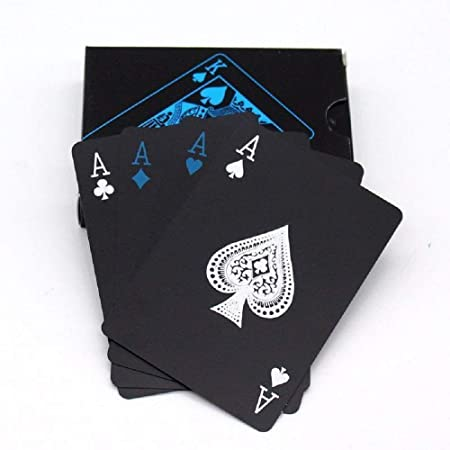
#> input picture Prerequisites/cards.jpg, 450 x 450 px, given in place of the camera
$ python 'Document Scanner.py'
#> lines starting #> are read from the running program, lines starting #| are printed output that depends on the picture; after the words box and inside, x2 and y2 are one past the last pixel; in counts of white or black regions, pixels touching at a corner belong together
# -*- coding: utf-8 -*-
"""
Created on Sun Nov  7 02:31:50 2021

@author: laksh
"""

import cv2
import numpy as np

##########
widthImg = 640
heightImg = 480
##########

vid = cv2.VideoCapture(0)
vid.set(10, 150)

def preProcessing(img):
    imgGray = cv2.cvtColor(img, cv2.COLOR_BGR2GRAY)
    imgBlur = cv2.GaussianBlur(imgGray, (5, 5), 1)
    imgCanny = cv2.Canny(imgBlur, 200, 200)

    kernel = np.ones((5, 5))

    imgDilate = cv2.dilate(imgCanny, kernel, iterations = 2)
    imgThreshold = cv2.erode(imgDilate, kernel, iterations = 1)

    return imgThreshold

def getContours(imgNew):
    biggest = np.array([])
    maxArea = 0
    contours, hierarchy = cv2.findContours(imgNew, cv2.RETR_EXTERNAL, cv2.CHAIN_APPROX_NONE)
    for cnt in contours:
        area = cv2.contourArea(cnt)

        if(area>500):
            #cv2.drawContours(imgContour, cnt, -1, (255, 0, 0), 3)
            peri = cv2.arcLength(cnt, True)
            approx = cv2.approxPolyDP(cnt, 0.02*peri, True)
            if area>maxArea and len(approx) ==4:
                biggest = approx
                maxArea = area

    cv2.drawContours(imgContour, biggest, -1, (255, 0, 0), 20)

    return biggest

def reorder(myPoints):
    if myPoints !=[]:
        myPoints = myPoints.reshape((4, 2))
        myPointsNew = np.zeros((4, 1, 2), np.int32)
        add = myPoints.sum(1)

        myPointsNew[0] = myPoints[np.argmin(add)]
        myPointsNew[3] = myPoints[np.argmax(add)]

        diff = np.diff(myPoints, axis = 1)
        myPointsNew[1] = myPoints[np.argmin(diff)]
        myPointsNew[2] = myPoints[np.argmax(diff)]

        return myPointsNew


def getWarp(img, biggest):
    biggest = reorder(biggest)

    pts1 = np.float32(biggest)
    pts2 = np.float32([[0, 0], [widthImg, 0], [0, heightImg], [widthImg, heightImg]])

    matrix = cv2.getPerspectiveTransform(pts1, pts2)
    imgOutput = cv2.warpPerspective(frame, matrix, (widthImg, heightImg))

    return imgOutput

while True:
    _, frame = vid.read()
#> frame is the input picture: shape (450, 450, 3); mean B, G, R 163.9, 158.9, 158.5
    frame = frame[:, :320]
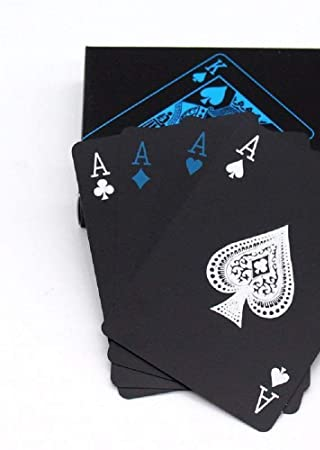
#> frame: shape (450, 320, 3); mean B, G, R 146.1, 140.8, 139.5
    frame = cv2.resize(frame, (widthImg, heightImg))
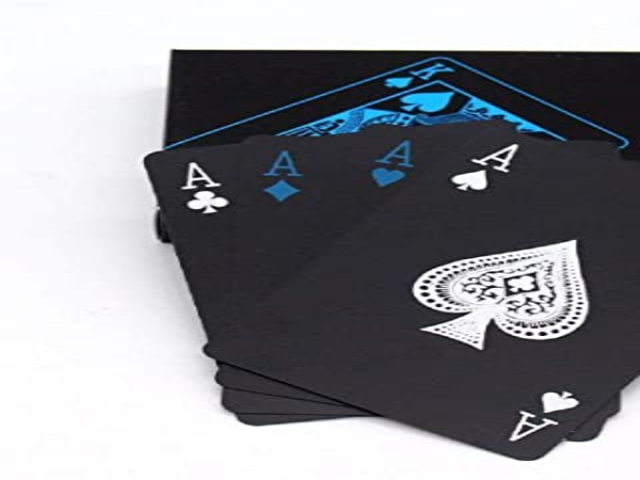
#> frame: shape (480, 640, 3); mean B, G, R 146.1, 140.7, 139.5
    imgContour = frame.copy()

    imgThres = preProcessing(frame)
#> in preProcessing, `imgGray = cv2.cvtColor(img, cv2.COLOR_BGR2GRAY)`:
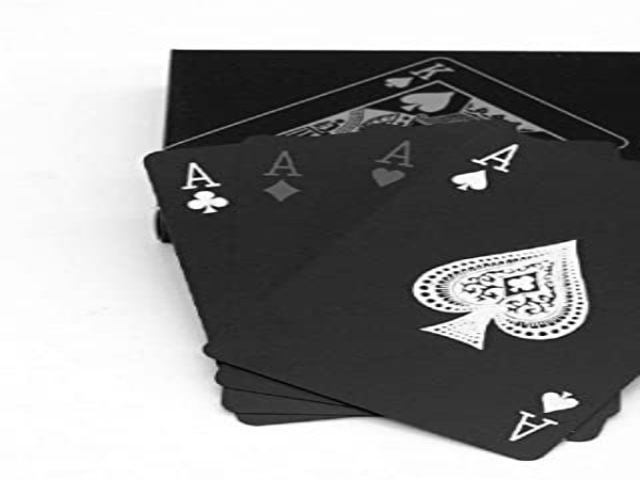
#> imgGray: shape (480, 640); min 0, max 255, mean 141
#> in preProcessing, `imgCanny = cv2.Canny(imgBlur, 200, 200)`:
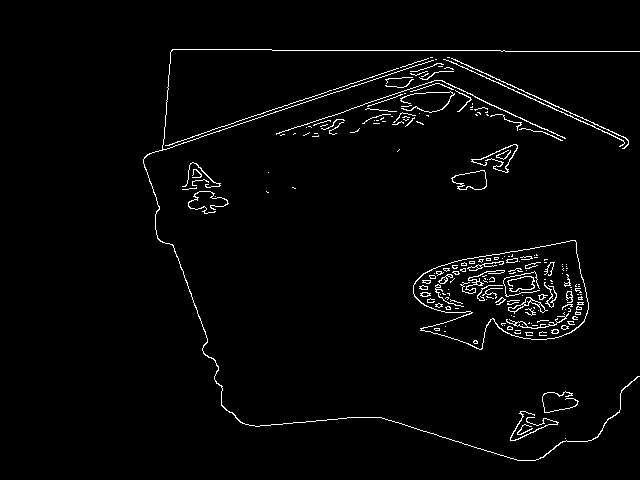
#> imgCanny: shape (480, 640); 2.4% white in thin lines or dots, all inside (x1, y1, x2, y2) = (143, 49, 640, 461)
#> in preProcessing, `imgDilate = cv2.dilate(imgCanny, kernel, iterations = 2)`:
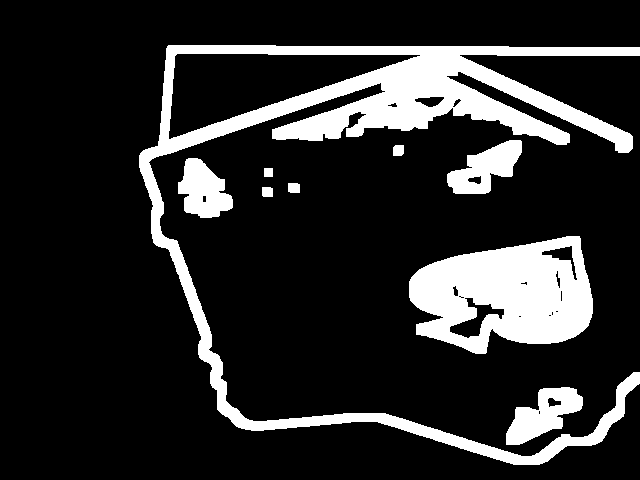
#> imgDilate: shape (480, 640); 16.8% white; 9 white regions, largest, box (x1, y1, x2, y2) and area: (139, 45, 640, 465) 29622, (409, 236, 593, 354) 14712, (506, 387, 583, 445) 2367
#> in preProcessing, `imgThreshold = cv2.erode(imgDilate, kernel, iterations = 1)`:
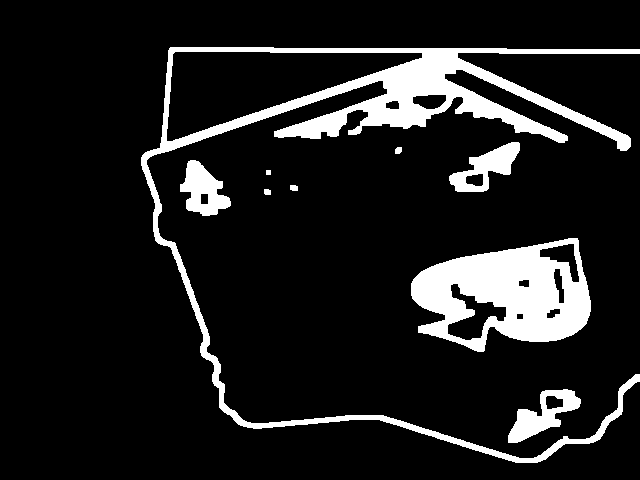
#> imgThreshold: shape (480, 640); 11.9% white; 9 white regions
    biggest = getContours(imgThres)
#> in getContours, `contours, hierarchy = cv2.findContours(imgNew, cv2.RETR_EXTERNAL, cv2...`: contours = 9 contours, 1 with area under 20; largest, box (x1, y1, x2, y2) and area: (141, 47, 640, 463) 29664, (411, 238, 591, 352) 14246, (508, 389, 581, 443) 1744, (449, 142, 520, 192) 1640, (180, 160, 231, 216) 1596, (290, 185, 298, 191) 32, (395, 147, 402, 154) 32, (264, 189, 271, 195) 28
#> the loop in getContours, `for cnt in contours:` made 9 passes
#> (area, peri) on passes 1, 2, 6, 8, 9: (1743.5, 247.8), (14245.5, 584.2), (1595.5, 203.3), (1640.5, 229.3), (29664, 3872.5)
#> area on passes 3, 4, 7: 28, 32, 32
#> after the loop in getContours, `for cnt in contours:`: biggest = empty array; maxArea = 0
#> biggest = empty array

    #if biggest == [[], [], [], []]:
    #    biggest = [[0, 0], [widthImg, 0], [0, heightImg], [widthImg, heightImg]]
    imgWarped = getWarp(frame, biggest)
#> in getWarp, `pts1 = np.float32(biggest)`: pts1 = nan
#> (the run stopped early here; a loop or call above may not have finished)

$ run again, on Prerequisites/shapes.png
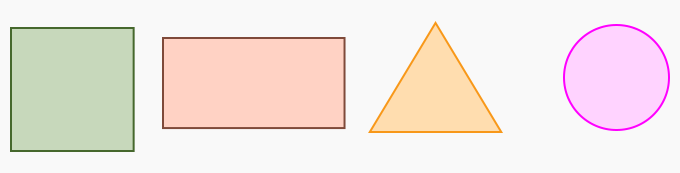
#> input picture Prerequisites/shapes.png, 680 x 173 px, given in place of the camera
#> frame is the input picture: shape (173, 680, 3); mean B, G, R 225.4, 230.5, 241.8
#> in preProcessing, `imgCanny = cv2.Canny(imgBlur, 200, 200)`:
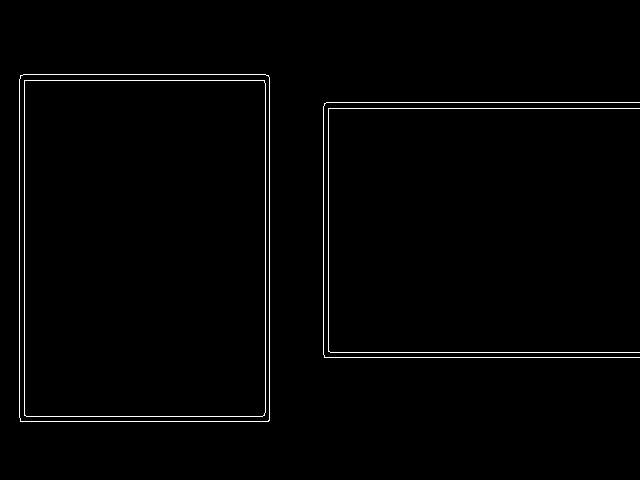
#> imgCanny: shape (480, 640); 1.3% white in thin lines or dots, all inside (x1, y1, x2, y2) = (19, 74, 640, 422)
#> imgDilate: shape (480, 640); 9.4% white; 2 white regions, box (x1, y1, x2, y2) and area: (15, 70, 274, 426) 16328, (319, 98, 640, 362) 12591
#> in preProcessing, `imgThreshold = cv2.erode(imgDilate, kernel, iterations = 1)`:
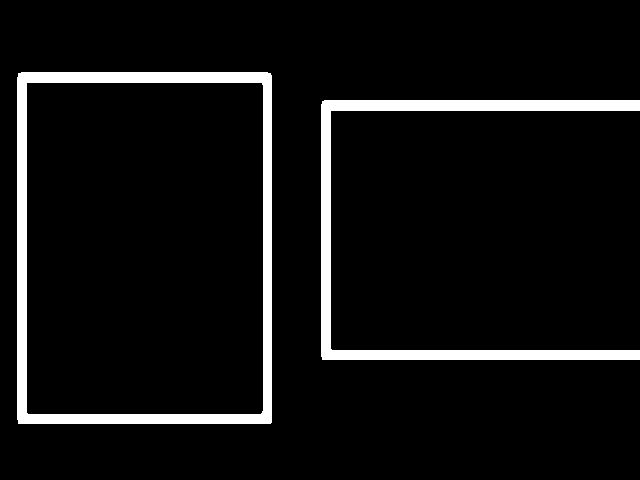
#> imgThreshold: shape (480, 640); 6.7% white; 2 white regions
#> contours = 2 contours; box (x1, y1, x2, y2) and area: (17, 72, 272, 424) 89138, (321, 100, 640, 360) 8197
#> the loop in getContours, `for cnt in contours:` made 2 passes
#> (area, peri, biggest, maxArea) on pass 2: (89138, 1206.5, [[18, 73], [18, 423], [270, 423], [270, 73]], 89138)
#> after the loop in getContours, `for cnt in contours:`: maxArea = 89138
#> `biggest = getContours(imgThres)`: biggest = [[18, 73], [18, 423], [270, 423], [270, 73]]
